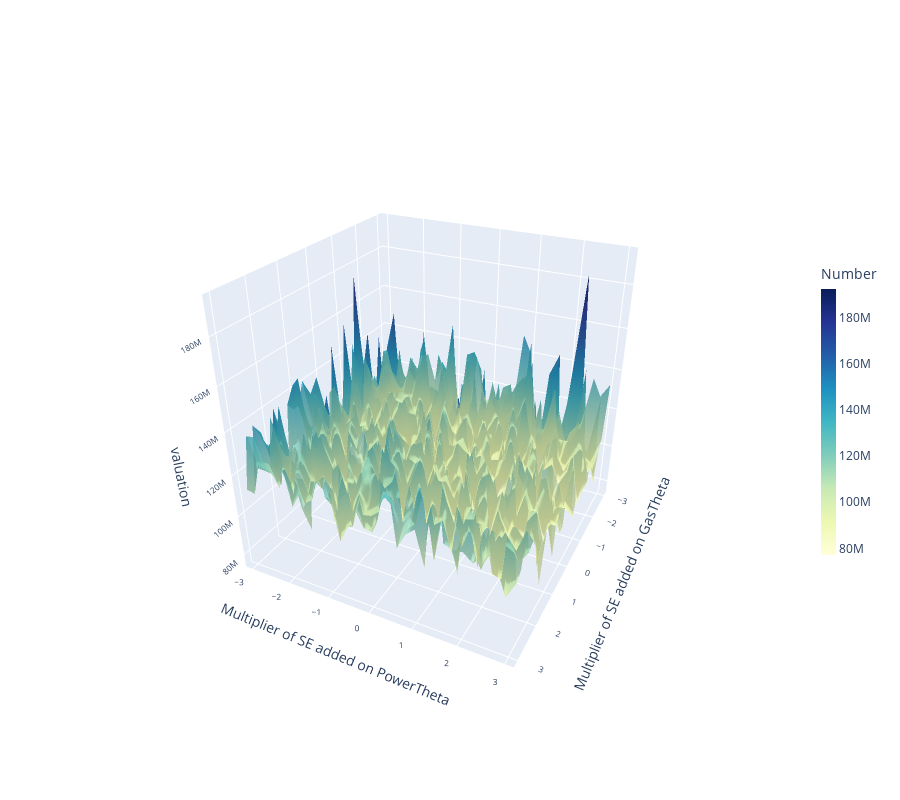

This figure's notebook cell:
### Code cell
plotly_surface(s_m_df2, (13, 14))

### Figure 1 — Plotly figure (JSON) as saved in the notebook; plotly's stock layout.template omitted (floating-point values rounded to 4 significant figures; data arrays with more than 128 entries replaced by an {"elided": "..."} marker saying what was removed)
{"data": [{"colorbar": {"len": 0.5, "thickness": 15, "title": {"text": "Number"}}, "colorscale": [[0, "rgb(255,255,217)"], [0.125, "rgb(237,248,177)"], [0.25, "rgb(199,233,180)"], [0.375, "rgb(127,205,187)"], [0.5, "rgb(65,182,196)"], [0.625, "rgb(29,145,192)"], [0.75, "rgb(34,94,168)"], [0.875, "rgb(37,52,148)"], [1, "rgb(8,29,88)"]], "opacity": 0.8, "type": "surface", "x": [3.0, 2.8, 2.6, 2.4, 2.2, 2.0, 1.8, 1.6, 1.4, 1.2, 1.0, 0.8, 0.6, 0.4, 0.2, 2.665e-15, -0.2, -0.4, -0.6, -0.8, -1.0, -1.2, -1.4, -1.6, -1.8, -2.0, -2.2, -2.4, -2.6, -2.8, -3], "y": [-3, -2.8, -2.6, -2.4, -2.2, -2.0, -1.8, -1.6, -1.4, -1.2, -1.0, -0.8, -0.6, -0.4, -0.2, 2.665e-15, 0.2, 0.4, 0.6, 0.8, 1.0, 1.2, 1.4, 1.6, 1.8, 2.0, 2.2, 2.4, 2.6, 2.8, 3.0], "z": {"elided": "31x31 float values"}}], "layout": {"autosize": true, "height": 800, "scene": {"aspectmode": "cube", "camera": {"eye": {"x": 2, "y": 1, "z": 1.25}}, "xaxis": {"tickfont": {"size": 10}, "title": {"text": "Multiplier of SE added on GasTheta"}, "type": "linear"}, "yaxis": {"tickangle": 1, "tickfont": {"size": 10}, "title": {"text": "Multiplier of SE added on PowerTheta"}}, "zaxis": {"tickfont": {"size": 10}, "title": {"text": "valuation"}}}}}
